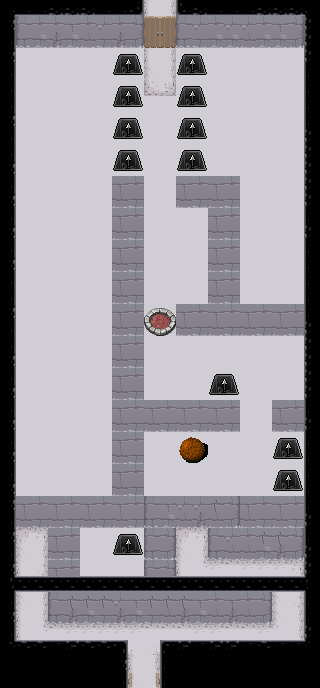

Below is a game level as drawn by its tile map, then a one-line description and the .tmx that defines it (tile-layer data replaced by summaries):
An orthogonal 20x43 tile map with 16x16 px tiles, 3 tile layers (Floor, Doodad, Ceilng), 1 image layer.

<map version="1.0" orientation="orthogonal" renderorder="right-down" width="20" height="43" tilewidth="16" tileheight="16" nextobjectid="4">
 <tileset firstgid="1" name="dungeon tileset calciumtrice" tilewidth="16" tileheight="16" tilecount="1050" columns="30">
  <image source="dungeon tileset calciumtrice.png" width="480" height="560" />
  <terraintypes>
   <terrain name="Ceiling" tile="55" />
   <terrain name="Wall" tile="156" />
   <terrain name="Floor" tile="235" />
  </terraintypes>
  <tile id="30" terrain="0,0,0,0" />
  <tile id="31" terrain=",,,0" />
  <tile id="32" terrain=",,0," />
  <tile id="33" terrain=",0,," />
  <tile id="34" terrain="0,,," />
  <tile id="35" terrain=",0,,0" />
  <tile id="37" terrain=",0,,0" />
  <tile id="38" terrain=",,0,0" />
  <tile id="39" terrain=",,0,0" />
  <tile id="40" terrain=",,0,0" />
  <tile id="41" terrain="0,0,," />
  <tile id="43" terrain="0,0,," />
  <tile id="44" terrain="0,,0," />
  <tile id="46" terrain="0,,0," />
  <tile id="79" terrain=",0,0,0" />
  <tile id="80" terrain="0,,0,0" />
  <tile id="81" terrain="0,0,,0" />
  <tile id="82" terrain="0,0,0," />
  <tile id="120" terrain=",,,1" />
  <tile id="121" terrain=",,1,1" />
  <tile id="122" terrain=",,1,1" />
  <tile id="123" terrain=",,1,1" />
  <tile id="124" terrain=",,1,1" />
  <tile id="125" terrain=",,1," />
  <tile id="150" terrain=",1,," />
  <tile id="151" terrain="1,1,," />
  <tile id="152" terrain="1,1,," />
  <tile id="153" terrain="1,1,," />
  <tile id="154" terrain="1,1,," />
  <tile id="155" terrain="1,,," />
  <tile id="210" terrain="2,2,2,2" />
  <tile id="211" terrain=",,,2" />
  <tile id="212" terrain=",,2," />
  <tile id="213" terrain=",2,," />
  <tile id="214" terrain="2,,," />
  <tile id="216" terrain=",2,,2" />
  <tile id="217" terrain=",2,,2" />
  <tile id="218" terrain=",,2,2" />
  <tile id="220" terrain=",,2,2" />
  <tile id="222" terrain="2,2,," />
  <tile id="223" terrain="2,2,," />
  <tile id="225" terrain="2,,2," />
  <tile id="226" terrain="2,,2," />
  <tile id="259" terrain=",2,2,2" />
  <tile id="260" terrain="2,,2,2" />
  <tile id="261" terrain="2,2,,2" />
  <tile id="262" terrain="2,2,2," />
 </tileset>
 <imagelayer name="Background" offsetx="-624" offsety="16">
  <image source="../puzzle4.png" width="928" height="672" />
 </imagelayer>
 <layer name="Floor" width="20" height="43">
  <data>[860 cells, 314 non-empty, 29 distinct tile ids]</data>
 </layer>
 <layer name="Doodad" width="20" height="43">
  <data>[860 cells, 4 non-empty, 4 distinct tile ids]</data>
 </layer>
 <layer name="Ceilng" width="20" height="43">
  <data>[860 cells, 170 non-empty, 23 distinct tile ids]</data>
 </layer>
</map>